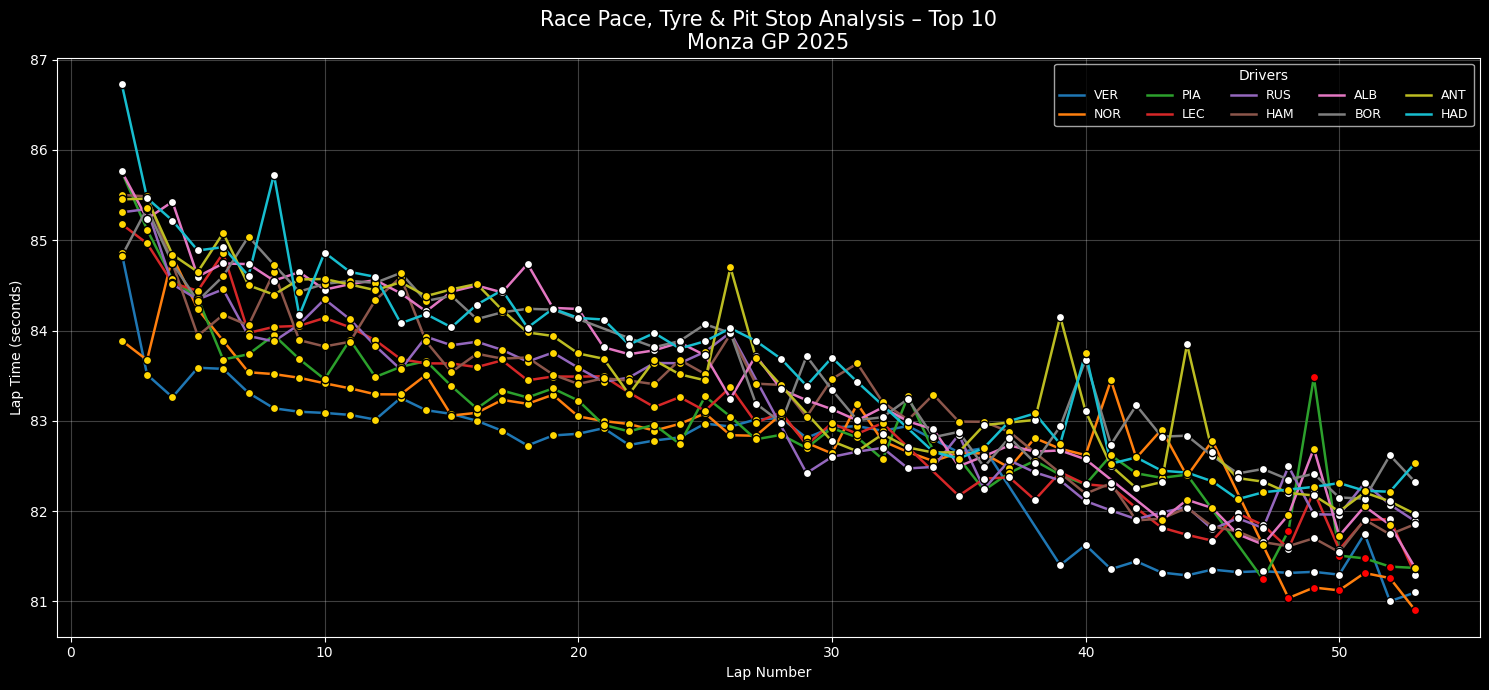

This figure's Python source:
import fastf1
import fastf1.plotting
import matplotlib.pyplot as plt
import numpy as np
import pandas as pd
import os

# =============================
# CONFIG
# =============================
YEAR = 2025
GP = "Monza"
SESSION = "R"
CACHE_DIR = "cache"

# =============================
# SETUP (FIX CACHE ERROR)
# =============================
os.makedirs(CACHE_DIR, exist_ok=True)
fastf1.Cache.enable_cache(CACHE_DIR)

fastf1.plotting.setup_mpl()
plt.style.use("dark_background")

# =============================
# LOAD SESSION
# =============================
session = fastf1.get_session(YEAR, GP, SESSION)
session.load()

# =============================
# LOAD & CLEAN LAPS
# =============================
laps = session.laps
laps = laps[laps["IsAccurate"] == True].copy()
laps["LapTimeSec"] = laps["LapTime"].dt.total_seconds()

# =============================
# TOP 10 FINISHERS
# =============================
results = session.results.sort_values("Position").head(10)
drivers = results["Abbreviation"].tolist()
laps = laps[laps["Driver"].isin(drivers)]

# =============================
# COLORS (VERSION-PROOF)
# =============================
cmap = plt.cm.get_cmap("tab10", len(drivers))
driver_colors = {drv: cmap(i) for i, drv in enumerate(drivers)}

tyre_colors = {
    "SOFT": "red",
    "MEDIUM": "gold",
    "HARD": "white",
    "INTERMEDIATE": "green",
    "WET": "blue"
}

# =============================
# PLOT
# =============================
plt.figure(figsize=(15,7))

for drv in drivers:
    drv_laps = laps[laps["Driver"] == drv]

    # Race pace
    plt.plot(
        drv_laps["LapNumber"],
        drv_laps["LapTimeSec"],
        color=driver_colors[drv],
        linewidth=1.8,
        label=drv
    )

    # Tyre compound markers
    for compound, group in drv_laps.groupby("Compound"):
        plt.scatter(
            group["LapNumber"],
            group["LapTimeSec"],
            color=tyre_colors.get(compound, "gray"),
            s=35,
            edgecolors="black",
            zorder=3
        )

    # Pit stop markers
    pit_laps = drv_laps[drv_laps["PitInTime"].notna()]
    for lap in pit_laps["LapNumber"]:
        plt.axvline(
            lap,
            color=driver_colors[drv],
            linestyle="--",
            alpha=0.25,
            linewidth=1
        )

# =============================
# LABELS
# =============================
plt.title(
    "Race Pace, Tyre & Pit Stop Analysis – Top 10\nMonza GP 2025",
    fontsize=15
)
plt.xlabel("Lap Number")
plt.ylabel("Lap Time (seconds)")
plt.grid(alpha=0.25)
plt.legend(title="Drivers", ncol=5, fontsize=9)
plt.tight_layout()
plt.show()
